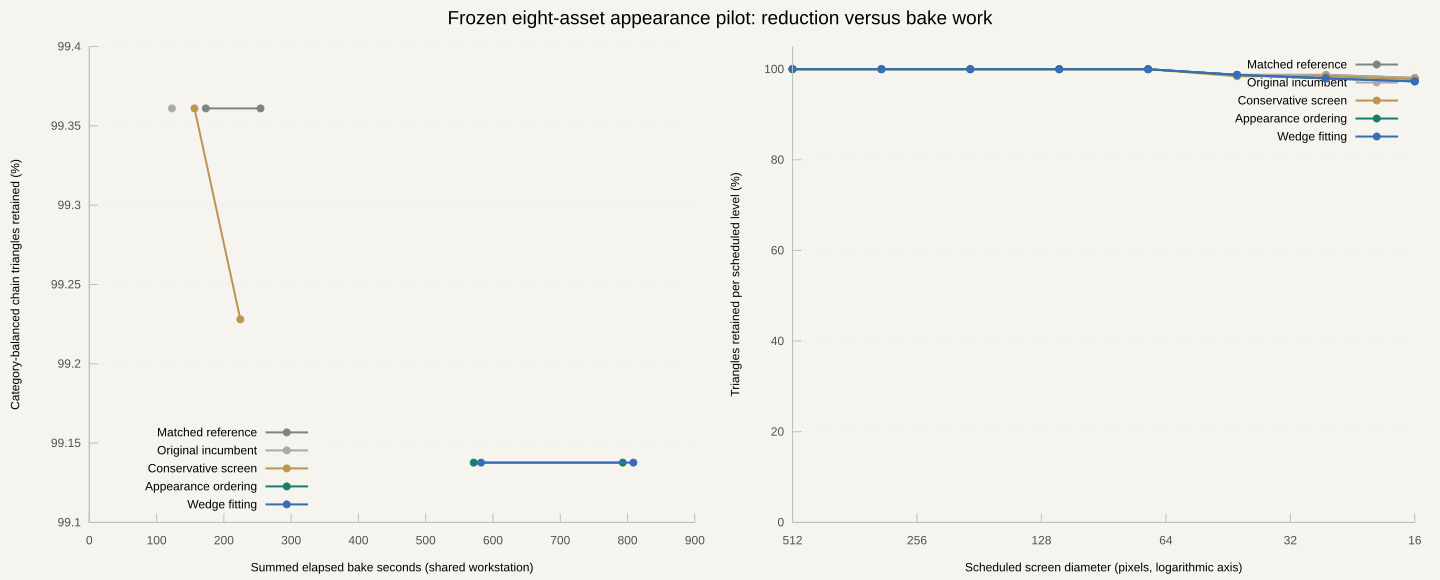

Generate this figure with gnuplot:
set terminal svg size 1440,580 font 'Arial,12' background rgb '#f5f4ef'
set output 'progress.svg'
set multiplot layout 1,2 title 'Frozen eight-asset appearance pilot: reduction versus bake work' font ',19'
set border 3 lc rgb '#b8c3bd'
set tics nomirror textcolor rgb '#48544e'
set grid ytics lc rgb '#dde2dd'
set key bottom left
set xlabel 'Summed elapsed bake seconds (shared workstation)'
set ylabel 'Category-balanced chain triangles retained (%)'
set xrange [0:*]
plot 'progress-baseline.dat' using 1:2 with linespoints lw 2 pt 7 ps .8 lc rgb '#7c8581' title 'Matched reference', \
'progress-original.dat' using 1:2 with linespoints lw 2 pt 7 ps .8 lc rgb '#aaaaaa' title 'Original incumbent', \
'progress-screen.dat' using 1:2 with linespoints lw 2 pt 7 ps .8 lc rgb '#bc954e' title 'Conservative screen', \
'progress-ordering.dat' using 1:2 with linespoints lw 2 pt 7 ps .8 lc rgb '#157f69' title 'Appearance ordering', \
'progress-attributes.dat' using 1:2 with linespoints lw 2 pt 7 ps .8 lc rgb '#376cbb' title 'Wedge fitting'
set xlabel 'Scheduled screen diameter (pixels, logarithmic axis)'
set ylabel 'Triangles retained per scheduled level (%)'
set logscale x
set xrange [512:16]
set yrange [0:105]
set xtics (512,256,128,64,32,16)
set key top right
plot 'levels-baseline.dat' using 1:2 with linespoints lw 2 pt 7 ps .8 lc rgb '#7c8581' title 'Matched reference', \
'levels-original.dat' using 1:2 with linespoints lw 2 pt 7 ps .8 lc rgb '#aaaaaa' title 'Original incumbent', \
'levels-screen.dat' using 1:2 with linespoints lw 2 pt 7 ps .8 lc rgb '#bc954e' title 'Conservative screen', \
'levels-ordering.dat' using 1:2 with linespoints lw 2 pt 7 ps .8 lc rgb '#157f69' title 'Appearance ordering', \
'levels-attributes.dat' using 1:2 with linespoints lw 2 pt 7 ps .8 lc rgb '#376cbb' title 'Wedge fitting'
unset multiplot
